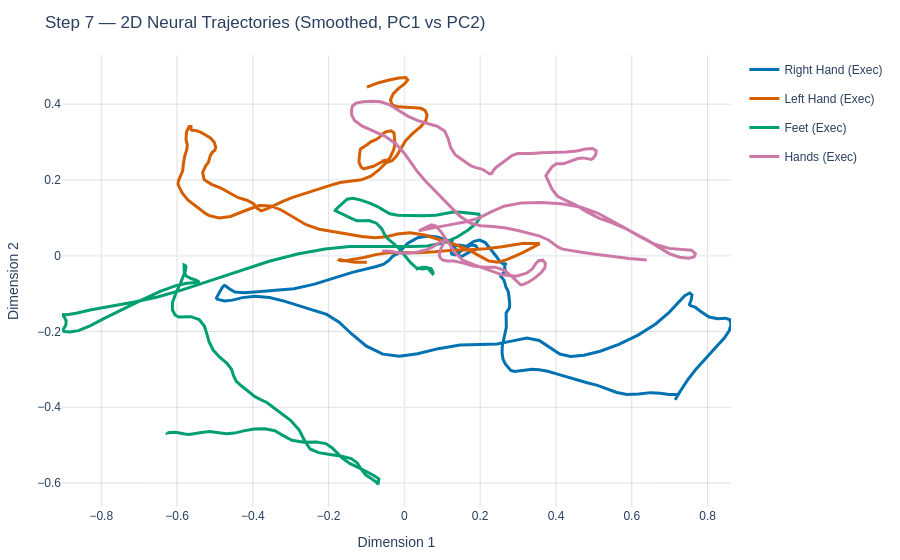

The notebook cell saved with this chart:
### Code cell
# 2. Create the 2D Figure (Removed SEM argument to reduce clutter)
fig_2d = plot_trajectory(
    X=traj_mean[..., :2], 
    times=time_axis,
    labels=condition_labels,
    color_map=CONDITION_COLORS,
    smooth_window=20,      # Smooths out the 160Hz high-frequency jitter
    show_markers=False,
    title='Step 7 — 2D Neural Trajectories (Smoothed, PC1 vs PC2)',
    dimensions=2,
)
fig_2d.show()

### Figure 1 — Plotly figure (JSON) as saved in the notebook; plotly's stock layout.template omitted (floating-point values rounded to 4 significant figures; data arrays with more than 128 entries replaced by an {"elided": "..."} marker saying what was removed)
{"data": [{"legendgroup": "Right Hand (Exec)", "line": {"color": "#0072B2", "width": 3}, "marker": {"color": "#0072B2", "size": 6}, "mode": "lines", "name": "Right Hand (Exec)", "showlegend": true, "type": "scatter", "x": {"elided": "174 float values"}, "y": {"elided": "174 float values"}}, {"legendgroup": "Left Hand (Exec)", "line": {"color": "#D55E00", "width": 3}, "marker": {"color": "#D55E00", "size": 6}, "mode": "lines", "name": "Left Hand (Exec)", "showlegend": true, "type": "scatter", "x": {"elided": "174 float values"}, "y": {"elided": "174 float values"}}, {"legendgroup": "Feet (Exec)", "line": {"color": "#009E73", "width": 3}, "marker": {"color": "#009E73", "size": 6}, "mode": "lines", "name": "Feet (Exec)", "showlegend": true, "type": "scatter", "x": {"elided": "174 float values"}, "y": {"elided": "174 float values"}}, {"legendgroup": "Hands (Exec)", "line": {"color": "#CC79A7", "width": 3}, "marker": {"color": "#CC79A7", "size": 6}, "mode": "lines", "name": "Hands (Exec)", "showlegend": true, "type": "scatter", "x": {"elided": "174 float values"}, "y": {"elided": "174 float values"}}], "layout": {"margin": {"b": 50, "l": 50, "r": 40, "t": 55}, "title": {"text": "Step 7 — 2D Neural Trajectories (Smoothed, PC1 vs PC2)"}, "xaxis": {"title": {"text": "Dimension 1"}}, "yaxis": {"title": {"text": "Dimension 2"}}}}
